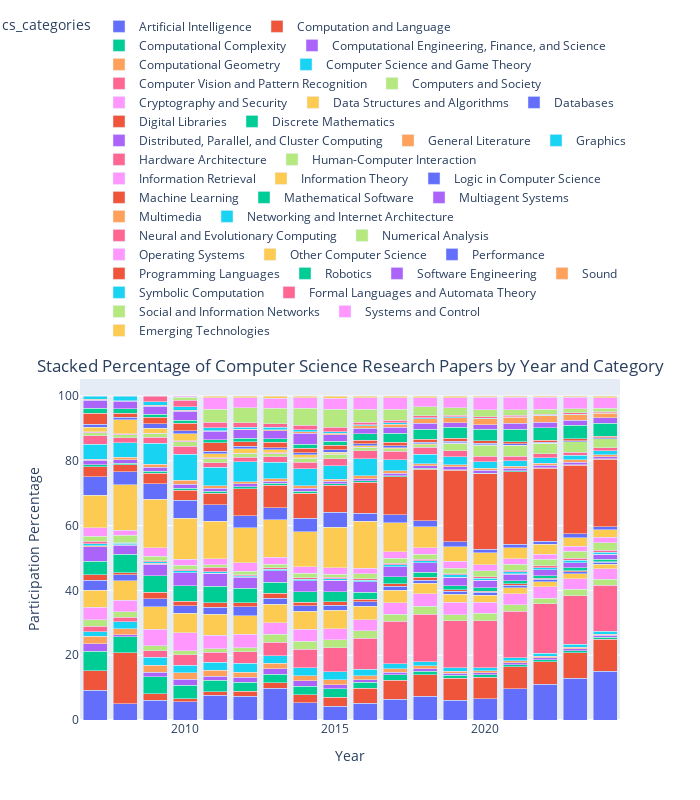

The notebook cell this image was saved under:
### Code cell
cs_arxiv_metadata_plot = cs_arxiv_metadata[['id', 'cs_categories', 'year']]
cs_arxiv_metadata_plot = cs_arxiv_metadata_plot.explode('cs_categories')

# Group by year and category, then count papers
cs_arxiv_metadata_plot = cs_arxiv_metadata_plot.groupby(['year', 'cs_categories']).size().reset_index(name='count')

# Plot stacked histogram using Plotly
# Calculate the total count per year for percentage calculation
total_per_year = cs_arxiv_metadata_plot.groupby('year')['count'].sum().reset_index()
total_per_year.columns = ['year', 'total_count']

# Merge the total counts with the grouped data
cs_arxiv_metadata_plot = pd.merge(cs_arxiv_metadata_plot, total_per_year, on='year')

# Calculate the percentage
cs_arxiv_metadata_plot['percentage'] = cs_arxiv_metadata_plot['count'] / cs_arxiv_metadata_plot['total_count'] * 100

# Plot stacked percentage plot using Plotly
fig = px.bar(cs_arxiv_metadata_plot, x='year', y='percentage', color='cs_categories',
             title='Stacked Percentage of Computer Science Research Papers by Year and Category',
             labels={'year': 'Year', 'percentage': 'Participation Percentage'},
             barmode='stack')

fig.update_layout(
    width=700,
    height=800,
    legend=dict(
        orientation="h",
        yanchor="bottom",
        y=1.1,
        xanchor="right",
        x=1
    ),
    title=dict(
        y=0.55,
        x=0.5,
        xanchor='center',
        yanchor='top'
    )
)

save_and_show(fig, "stacked_cs_research_per_year")

### Figure 1 — Plotly figure (JSON) as saved in the notebook; plotly's stock layout.template omitted (floating-point values rounded to 4 significant figures)
{"data": [{"alignmentgroup": "True", "hovertemplate": "cs_categories=Artificial Intelligence<br>Year=%{x}<br>Participation Percentage=%{y}<extra></extra>", "legendgroup": "Artificial Intelligence", "marker": {"color": "#636efa", "pattern": {"shape": ""}}, "name": "Artificial Intelligence", "offsetgroup": "Artificial Intelligence", "orientation": "v", "showlegend": true, "textposition": "auto", "type": "bar", "x": [2007, 2008, 2009, 2010, 2011, 2012, 2013, 2014, 2015, 2016, 2017, 2018, 2019, 2020, 2021, 2022, 2023, 2024], "xaxis": "x", "y": [9.116, 4.973, 6.027, 5.642, 7.57, 7.326, 9.851, 5.288, 4.224, 5.143, 6.467, 7.326, 6.104, 6.551, 9.686, 11.11, 12.89, 15.0], "yaxis": "y"}, {"alignmentgroup": "True", "hovertemplate": "cs_categories=Computation and Language<br>Year=%{x}<br>Participation Percentage=%{y}<extra></extra>", "legendgroup": "Computation and Language", "marker": {"color": "#EF553B", "pattern": {"shape": ""}}, "name": "Computation and Language", "offsetgroup": "Computation and Language", "orientation": "v", "showlegend": true, "textposition": "auto", "type": "bar", "x": [2007, 2008, 2009, 2010, 2011, 2012, 2013, 2014, 2015, 2016, 2017, 2018, 2019, 2020, 2021, 2022, 2023, 2024], "xaxis": "x", "y": [6.017, 15.79, 2.11, 0.9964, 1.108, 1.483, 1.721, 2.573, 2.727, 4.728, 5.788, 6.572, 6.752, 6.668, 6.74, 6.861, 7.818, 9.92], "yaxis": "y"}, {"alignmentgroup": "True", "hovertemplate": "cs_categories=Computational Complexity<br>Year=%{x}<br>Participation Percentage=%{y}<extra></extra>", "legendgroup": "Computational Complexity", "marker": {"color": "#00cc96", "pattern": {"shape": ""}}, "name": "Computational Complexity", "offsetgroup": "Computational Complexity", "orientation": "v", "showlegend": true, "textposition": "auto", "type": "bar", "x": [2007, 2008, 2009, 2010, 2011, 2012, 2013, 2014, 2015, 2016, 2017, 2018, 2019, 2020, 2021, 2022, 2023, 2024], "xaxis": "x", "y": [6.074, 4.885, 5.26, 4.167, 3.57, 2.899, 2.57, 2.61, 2.765, 1.765, 1.668, 1.197, 0.9313, 0.7705, 0.7021, 0.6687, 0.6669, 0.5764], "yaxis": "y"}, {"alignmentgroup": "True", "hovertemplate": "cs_categories=Computational Engineering, Finance, and Science<br>Year=%{x}<br>Participation Percentage=%{y}<extra></extra>", "legendgroup": "Computational Engineering, Finance, and Science", "marker": {"color": "#ab63fa", "pattern": {"shape": ""}}, "name": "Computational Engineering, Finance, and Science", "offsetgroup": "Computational Engineering, Finance, and Science", "orientation": "v", "showlegend": true, "textposition": "auto", "type": "bar", "x": [2007, 2008, 2009, 2010, 2011, 2012, 2013, 2014, 2015, 2016, 2017, 2018, 2019, 2020, 2021, 2022, 2023, 2024], "xaxis": "x", "y": [2.267, 0.7415, 1.391, 1.773, 1.237, 1.438, 1.727, 1.625, 1.23, 0.7865, 0.7472, 0.725, 0.5701, 0.619, 0.6107, 0.5907, 0.6568, 0.6587], "yaxis": "y"}, {"alignmentgroup": "True", "hovertemplate": "cs_categories=Computational Geometry<br>Year=%{x}<br>Participation Percentage=%{y}<extra></extra>", "legendgroup": "Computational Geometry", "marker": {"color": "#FFA15A", "pattern": {"shape": ""}}, "name": "Computational Geometry", "offsetgroup": "Computational Geometry", "orientation": "v", "showlegend": true, "textposition": "auto", "type": "bar", "x": [2007, 2008, 2009, 2010, 2011, 2012, 2013, 2014, 2015, 2016, 2017, 2018, 2019, 2020, 2021, 2022, 2023, 2024], "xaxis": "x", "y": [2.305, 1.788, 2.126, 2.019, 1.806, 1.632, 1.721, 1.52, 1.531, 1.187, 1.081, 0.8952, 0.703, 0.6392, 0.5526, 0.4785, 0.4069, 0.3608], "yaxis": "y"}, {"alignmentgroup": "True", "hovertemplate": "cs_categories=Computer Science and Game Theory<br>Year=%{x}<br>Participation Percentage=%{y}<extra></extra>", "legendgroup": "Computer Science and Game Theory", "marker": {"color": "#19d3f3", "pattern": {"shape": ""}}, "name": "Computer Science and Game Theory", "offsetgroup": "Computer Science and Game Theory", "orientation": "v", "showlegend": true, "textposition": "auto", "type": "bar", "x": [2007, 2008, 2009, 2010, 2011, 2012, 2013, 2014, 2015, 2016, 2017, 2018, 2019, 2020, 2021, 2022, 2023, 2024], "xaxis": "x", "y": [1.426, 2.225, 2.446, 2.316, 2.548, 2.81, 2.299, 2.542, 2.37, 1.988, 1.639, 1.249, 1.068, 0.9523, 0.9387, 0.9329, 0.9691, 0.9274], "yaxis": "y"}, {"alignmentgroup": "True", "hovertemplate": "cs_categories=Computer Vision and Pattern Recognition<br>Year=%{x}<br>Participation Percentage=%{y}<extra></extra>", "legendgroup": "Computer Vision and Pattern Recognition", "marker": {"color": "#FF6692", "pattern": {"shape": ""}}, "name": "Computer Vision and Pattern Recognition", "offsetgroup": "Computer Vision and Pattern Recognition", "orientation": "v", "showlegend": true, "textposition": "auto", "type": "bar", "x": [2007, 2008, 2009, 2010, 2011, 2012, 2013, 2014, 2015, 2016, 2017, 2018, 2019, 2020, 2021, 2022, 2023, 2024], "xaxis": "x", "y": [1.738, 1.374, 2.03, 3.235, 3.075, 3.443, 4.168, 5.613, 7.463, 9.609, 13.05, 14.74, 14.53, 14.5, 14.4, 15.23, 15.0, 14.2], "yaxis": "y"}, {"alignmentgroup": "True", "hovertemplate": "cs_categories=Computers and Society<br>Year=%{x}<br>Participation Percentage=%{y}<extra></extra>", "legendgroup": "Computers and Society", "marker": {"color": "#B6E880", "pattern": {"shape": ""}}, "name": "Computers and Society", "offsetgroup": "Computers and Society", "orientation": "v", "showlegend": true, "textposition": "auto", "type": "bar", "x": [2007, 2008, 2009, 2010, 2011, 2012, 2013, 2014, 2015, 2016, 2017, 2018, 2019, 2020, 2021, 2022, 2023, 2024], "xaxis": "x", "y": [1.993, 1.614, 1.599, 1.294, 1.054, 1.319, 2.405, 2.584, 2.494, 2.365, 2.242, 2.372, 1.858, 2.207, 1.968, 1.711, 1.902, 1.851], "yaxis": "y"}, {"alignmentgroup": "True", "hovertemplate": "cs_categories=Cryptography and Security<br>Year=%{x}<br>Participation Percentage=%{y}<extra></extra>", "legendgroup": "Cryptography and Security", "marker": {"color": "#FF97FF", "pattern": {"shape": ""}}, "name": "Cryptography and Security", "offsetgroup": "Cryptography and Security", "orientation": "v", "showlegend": true, "textposition": "auto", "type": "bar", "x": [2007, 2008, 2009, 2010, 2011, 2012, 2013, 2014, 2015, 2016, 2017, 2018, 2019, 2020, 2021, 2022, 2023, 2024], "xaxis": "x", "y": [3.882, 3.555, 5.036, 5.474, 4.183, 4.121, 3.608, 3.726, 3.359, 3.381, 3.481, 3.847, 3.761, 3.467, 3.427, 3.48, 3.287, 3.249], "yaxis": "y"}, {"alignmentgroup": "True", "hovertemplate": "cs_categories=Data Structures and Algorithms<br>Year=%{x}<br>Participation Percentage=%{y}<extra></extra>", "legendgroup": "Data Structures and Algorithms", "marker": {"color": "#FECB52", "pattern": {"shape": ""}}, "name": "Data Structures and Algorithms", "offsetgroup": "Data Structures and Algorithms", "orientation": "v", "showlegend": true, "textposition": "auto", "type": "bar", "x": [2007, 2008, 2009, 2010, 2011, 2012, 2013, 2014, 2015, 2016, 2017, 2018, 2019, 2020, 2021, 2022, 2023, 2024], "xaxis": "x", "y": [5.196, 5.998, 6.938, 6.004, 6.527, 5.694, 5.683, 5.555, 5.736, 4.197, 3.897, 3.265, 2.592, 2.204, 1.855, 1.653, 1.602, 1.343], "yaxis": "y"}, {"alignmentgroup": "True", "hovertemplate": "cs_categories=Databases<br>Year=%{x}<br>Participation Percentage=%{y}<extra></extra>", "legendgroup": "Databases", "marker": {"color": "#636efa", "pattern": {"shape": ""}}, "name": "Databases", "offsetgroup": "Databases", "orientation": "v", "showlegend": true, "textposition": "auto", "type": "bar", "x": [2007, 2008, 2009, 2010, 2011, 2012, 2013, 2014, 2015, 2016, 2017, 2018, 2019, 2020, 2021, 2022, 2023, 2024], "xaxis": "x", "y": [3.098, 1.854, 2.526, 2.355, 2.151, 2.78, 1.78, 1.583, 1.478, 1.283, 1.284, 1.012, 0.9244, 0.8331, 0.7329, 0.6788, 0.6282, 0.5487], "yaxis": "y"}, {"alignmentgroup": "True", "hovertemplate": "cs_categories=Digital Libraries<br>Year=%{x}<br>Participation Percentage=%{y}<extra></extra>", "legendgroup": "Digital Libraries", "marker": {"color": "#EF553B", "pattern": {"shape": ""}}, "name": "Digital Libraries", "offsetgroup": "Digital Libraries", "orientation": "v", "showlegend": true, "textposition": "auto", "type": "bar", "x": [2007, 2008, 2009, 2010, 2011, 2012, 2013, 2014, 2015, 2016, 2017, 2018, 2019, 2020, 2021, 2022, 2023, 2024], "xaxis": "x", "y": [1.71, 0.7197, 1.871, 1.32, 1.355, 1.297, 1.663, 1.169, 1.076, 0.7952, 0.7551, 0.834, 0.4387, 0.3928, 0.4143, 0.318, 0.2742, 0.2163], "yaxis": "y"}, {"alignmentgroup": "True", "hovertemplate": "cs_categories=Discrete Mathematics<br>Year=%{x}<br>Participation Percentage=%{y}<extra></extra>", "legendgroup": "Discrete Mathematics", "marker": {"color": "#00cc96", "pattern": {"shape": ""}}, "name": "Discrete Mathematics", "offsetgroup": "Discrete Mathematics", "orientation": "v", "showlegend": true, "textposition": "auto", "type": "bar", "x": [2007, 2008, 2009, 2010, 2011, 2012, 2013, 2014, 2015, 2016, 2017, 2018, 2019, 2020, 2021, 2022, 2023, 2024], "xaxis": "x", "y": [4.119, 5.714, 5.212, 4.801, 5.065, 4.472, 3.307, 3.197, 3.096, 2.281, 2.065, 1.626, 1.279, 0.9765, 0.9541, 0.8253, 0.8555, 0.7478], "yaxis": "y"}, {"alignmentgroup": "True", "hovertemplate": "cs_categories=Distributed, Parallel, and Cluster Computing<br>Year=%{x}<br>Participation Percentage=%{y}<extra></extra>", "legendgroup": "Distributed, Parallel, and Cluster Computing", "marker": {"color": "#ab63fa", "pattern": {"shape": ""}}, "name": "Distributed, Parallel, and Cluster Computing", "offsetgroup": "Distributed, Parallel, and Cluster Computing", "orientation": "v", "showlegend": true, "textposition": "auto", "type": "bar", "x": [2007, 2008, 2009, 2010, 2011, 2012, 2013, 2014, 2015, 2016, 2017, 2018, 2019, 2020, 2021, 2022, 2023, 2024], "xaxis": "x", "y": [4.572, 2.683, 3.533, 4.037, 4.011, 3.361, 3.549, 3.412, 3.6, 3.216, 3.157, 2.839, 2.597, 2.326, 2.083, 1.796, 1.64, 1.527], "yaxis": "y"}, {"alignmentgroup": "True", "hovertemplate": "cs_categories=General Literature<br>Year=%{x}<br>Participation Percentage=%{y}<extra></extra>", "legendgroup": "General Literature", "marker": {"color": "#FFA15A", "pattern": {"shape": ""}}, "name": "General Literature", "offsetgroup": "General Literature", "orientation": "v", "showlegend": true, "textposition": "auto", "type": "bar", "x": [2007, 2008, 2009, 2010, 2011, 2012, 2013, 2014, 2015, 2016, 2017, 2018, 2019, 2020, 2021, 2022, 2023, 2024], "xaxis": "x", "y": [0.2834, 0.2399, 0.2078, 0.03882, 0.05376, 0.08198, 0.06485, 0.01572, 0.01881, 0.01741, 0.02368, 0.0153, 0.01799, 0.01414, 0.01623, 0.02494, 0.008923, 0.004491], "yaxis": "y"}, {"alignmentgroup": "True", "hovertemplate": "cs_categories=Graphics<br>Year=%{x}<br>Participation Percentage=%{y}<extra></extra>", "legendgroup": "Graphics", "marker": {"color": "#19d3f3", "pattern": {"shape": ""}}, "name": "Graphics", "offsetgroup": "Graphics", "orientation": "v", "showlegend": true, "textposition": "auto", "type": "bar", "x": [2007, 2008, 2009, 2010, 2011, 2012, 2013, 2014, 2015, 2016, 2017, 2018, 2019, 2020, 2021, 2022, 2023, 2024], "xaxis": "x", "y": [0.5384, 0.458, 0.4636, 0.5305, 0.4086, 0.3428, 0.4834, 0.4245, 0.4852, 0.4353, 0.6078, 0.6312, 0.6338, 0.6584, 0.621, 0.7224, 0.7448, 0.6954], "yaxis": "y"}, {"alignmentgroup": "True", "hovertemplate": "cs_categories=Hardware Architecture<br>Year=%{x}<br>Participation Percentage=%{y}<extra></extra>", "legendgroup": "Hardware Architecture", "marker": {"color": "#FF6692", "pattern": {"shape": ""}}, "name": "Hardware Architecture", "offsetgroup": "Hardware Architecture", "orientation": "v", "showlegend": true, "textposition": "auto", "type": "bar", "x": [2007, 2008, 2009, 2010, 2011, 2012, 2013, 2014, 2015, 2016, 2017, 2018, 2019, 2020, 2021, 2022, 2023, 2024], "xaxis": "x", "y": [0.7841, 0.1527, 0.3197, 0.4788, 1.505, 0.395, 0.3773, 0.5083, 0.3573, 0.4208, 0.4867, 0.4514, 0.321, 0.4756, 0.5637, 0.5962, 0.5699, 0.5734], "yaxis": "y"}, {"alignmentgroup": "True", "hovertemplate": "cs_categories=Human-Computer Interaction<br>Year=%{x}<br>Participation Percentage=%{y}<extra></extra>", "legendgroup": "Human-Computer Interaction", "marker": {"color": "#B6E880", "pattern": {"shape": ""}}, "name": "Human-Computer Interaction", "offsetgroup": "Human-Computer Interaction", "orientation": "v", "showlegend": true, "textposition": "auto", "type": "bar", "x": [2007, 2008, 2009, 2010, 2011, 2012, 2013, 2014, 2015, 2016, 2017, 2018, 2019, 2020, 2021, 2022, 2023, 2024], "xaxis": "x", "y": [1.653, 2.225, 1.487, 1.216, 0.7742, 1.043, 1.156, 1.294, 1.042, 1.509, 1.555, 1.59, 1.817, 1.822, 1.821, 1.918, 2.174, 2.386], "yaxis": "y"}, {"alignmentgroup": "True", "hovertemplate": "cs_categories=Information Retrieval<br>Year=%{x}<br>Participation Percentage=%{y}<extra></extra>", "legendgroup": "Information Retrieval", "marker": {"color": "#FF97FF", "pattern": {"shape": ""}}, "name": "Information Retrieval", "offsetgroup": "Information Retrieval", "orientation": "v", "showlegend": true, "textposition": "auto", "type": "bar", "x": [2007, 2008, 2009, 2010, 2011, 2012, 2013, 2014, 2015, 2016, 2017, 2018, 2019, 2020, 2021, 2022, 2023, 2024], "xaxis": "x", "y": [2.588, 1.549, 2.558, 1.967, 1.72, 2.608, 2.152, 2.07, 1.922, 1.704, 1.968, 1.993, 2.094, 1.906, 1.766, 1.654, 1.599, 1.65], "yaxis": "y"}, {"alignmentgroup": "True", "hovertemplate": "cs_categories=Information Theory<br>Year=%{x}<br>Participation Percentage=%{y}<extra></extra>", "legendgroup": "Information Theory", "marker": {"color": "#FECB52", "pattern": {"shape": ""}}, "name": "Information Theory", "offsetgroup": "Information Theory", "orientation": "v", "showlegend": true, "textposition": "auto", "type": "bar", "x": [2007, 2008, 2009, 2010, 2011, 2012, 2013, 2014, 2015, 2016, 2017, 2018, 2019, 2020, 2021, 2022, 2023, 2024], "xaxis": "x", "y": [10.07, 14.15, 15.06, 12.63, 11.67, 10.83, 11.51, 10.84, 12.53, 14.47, 8.901, 6.439, 4.503, 3.613, 3.283, 2.962, 2.496, 2.262], "yaxis": "y"}, {"alignmentgroup": "True", "hovertemplate": "cs_categories=Logic in Computer Science<br>Year=%{x}<br>Participation Percentage=%{y}<extra></extra>", "legendgroup": "Logic in Computer Science", "marker": {"color": "#636efa", "pattern": {"shape": ""}}, "name": "Logic in Computer Science", "offsetgroup": "Logic in Computer Science", "orientation": "v", "showlegend": true, "textposition": "auto", "type": "bar", "x": [2007, 2008, 2009, 2010, 2011, 2012, 2013, 2014, 2015, 2016, 2017, 2018, 2019, 2020, 2021, 2022, 2023, 2024], "xaxis": "x", "y": [5.592, 4.013, 4.732, 5.551, 5.032, 3.652, 3.714, 4.088, 4.645, 2.516, 2.544, 1.823, 1.591, 1.17, 1.122, 0.9368, 1.273, 0.9843], "yaxis": "y"}, {"alignmentgroup": "True", "hovertemplate": "cs_categories=Machine Learning<br>Year=%{x}<br>Participation Percentage=%{y}<extra></extra>", "legendgroup": "Machine Learning", "marker": {"color": "#EF553B", "pattern": {"shape": ""}}, "name": "Machine Learning", "offsetgroup": "Machine Learning", "orientation": "v", "showlegend": true, "textposition": "auto", "type": "bar", "x": [2007, 2008, 2009, 2010, 2011, 2012, 2013, 2014, 2015, 2016, 2017, 2018, 2019, 2020, 2021, 2022, 2023, 2024], "xaxis": "x", "y": [3.146, 2.094, 3.229, 3.119, 3.591, 8.295, 6.915, 7.719, 8.283, 9.563, 11.68, 15.97, 22.0, 23.24, 22.44, 22.54, 21.2, 20.8], "yaxis": "y"}, {"alignmentgroup": "True", "hovertemplate": "cs_categories=Mathematical Software<br>Year=%{x}<br>Participation Percentage=%{y}<extra></extra>", "legendgroup": "Mathematical Software", "marker": {"color": "#00cc96", "pattern": {"shape": ""}}, "name": "Mathematical Software", "offsetgroup": "Mathematical Software", "orientation": "v", "showlegend": true, "textposition": "auto", "type": "bar", "x": [2007, 2008, 2009, 2010, 2011, 2012, 2013, 2014, 2015, 2016, 2017, 2018, 2019, 2020, 2021, 2022, 2023, 2024], "xaxis": "x", "y": [0.6046, 0.3926, 0.6235, 0.647, 0.5269, 0.7006, 0.6072, 0.6551, 0.5416, 0.4353, 0.3368, 0.2869, 0.1827, 0.1929, 0.2093, 0.1496, 0.1309, 0.1018], "yaxis": "y"}, {"alignmentgroup": "True", "hovertemplate": "cs_categories=Multiagent Systems<br>Year=%{x}<br>Participation Percentage=%{y}<extra></extra>", "legendgroup": "Multiagent Systems", "marker": {"color": "#ab63fa", "pattern": {"shape": ""}}, "name": "Multiagent Systems", "offsetgroup": "Multiagent Systems", "orientation": "v", "showlegend": true, "textposition": "auto", "type": "bar", "x": [2007, 2008, 2009, 2010, 2011, 2012, 2013, 2014, 2015, 2016, 2017, 2018, 2019, 2020, 2021, 2022, 2023, 2024], "xaxis": "x", "y": [1.341, 1.091, 1.311, 1.152, 0.9462, 0.8496, 0.6957, 0.9852, 0.6658, 0.7488, 0.7788, 0.7154, 0.8455, 0.8473, 0.8277, 0.7973, 0.8293, 0.7246], "yaxis": "y"}, {"alignmentgroup": "True", "hovertemplate": "cs_categories=Multimedia<br>Year=%{x}<br>Participation Percentage=%{y}<extra></extra>", "legendgroup": "Multimedia", "marker": {"color": "#FFA15A", "pattern": {"shape": ""}}, "name": "Multimedia", "offsetgroup": "Multimedia", "orientation": "v", "showlegend": true, "textposition": "auto", "type": "bar", "x": [2007, 2008, 2009, 2010, 2011, 2012, 2013, 2014, 2015, 2016, 2017, 2018, 2019, 2020, 2021, 2022, 2023, 2024], "xaxis": "x", "y": [0.4251, 0.807, 0.8313, 1.178, 0.8925, 0.7229, 0.7075, 0.7651, 0.7372, 0.7952, 0.8051, 0.7173, 0.6324, 0.6372, 0.621, 0.6796, 0.7246, 0.6093], "yaxis": "y"}, {"alignmentgroup": "True", "hovertemplate": "cs_categories=Networking and Internet Architecture<br>Year=%{x}<br>Participation Percentage=%{y}<extra></extra>", "legendgroup": "Networking and Internet Architecture", "marker": {"color": "#19d3f3", "pattern": {"shape": ""}}, "name": "Networking and Internet Architecture", "offsetgroup": "Networking and Internet Architecture", "orientation": "v", "showlegend": true, "textposition": "auto", "type": "bar", "x": [2007, 2008, 2009, 2010, 2011, 2012, 2013, 2014, 2015, 2016, 2017, 2018, 2019, 2020, 2021, 2022, 2023, 2024], "xaxis": "x", "y": [4.6, 4.471, 6.427, 8.049, 5.688, 6.096, 5.176, 5.167, 4.066, 5.294, 3.386, 2.94, 2.47, 2.031, 1.709, 1.601, 1.312, 1.148], "yaxis": "y"}, {"alignmentgroup": "True", "hovertemplate": "cs_categories=Neural and Evolutionary Computing<br>Year=%{x}<br>Participation Percentage=%{y}<extra></extra>", "legendgroup": "Neural and Evolutionary Computing", "marker": {"color": "#FF6692", "pattern": {"shape": ""}}, "name": "Neural and Evolutionary Computing", "offsetgroup": "Neural and Evolutionary Computing", "orientation": "v", "showlegend": true, "textposition": "auto", "type": "bar", "x": [2007, 2008, 2009, 2010, 2011, 2012, 2013, 2014, 2015, 2016, 2017, 2018, 2019, 2020, 2021, 2022, 2023, 2024], "xaxis": "x", "y": [2.617, 1.505, 1.982, 2.562, 1.387, 1.401, 1.574, 2.112, 2.283, 2.505, 2.552, 2.163, 1.915, 1.678, 1.298, 1.23, 1.045, 0.9873], "yaxis": "y"}, {"alignmentgroup": "True", "hovertemplate": "cs_categories=Numerical Analysis<br>Year=%{x}<br>Participation Percentage=%{y}<extra></extra>", "legendgroup": "Numerical Analysis", "marker": {"color": "#B6E880", "pattern": {"shape": ""}}, "name": "Numerical Analysis", "offsetgroup": "Numerical Analysis", "orientation": "v", "showlegend": true, "textposition": "auto", "type": "bar", "x": [2007, 2008, 2009, 2010, 2011, 2012, 2013, 2014, 2015, 2016, 2017, 2018, 2019, 2020, 2021, 2022, 2023, 2024], "xaxis": "x", "y": [0.9163, 0.9597, 1.007, 1.268, 1.161, 1.133, 1.049, 1.163, 1.332, 0.9084, 0.7235, 0.6657, 2.11, 3.413, 3.364, 3.167, 3.134, 2.74], "yaxis": "y"}, {"alignmentgroup": "True", "hovertemplate": "cs_categories=Operating Systems<br>Year=%{x}<br>Participation Percentage=%{y}<extra></extra>", "legendgroup": "Operating Systems", "marker": {"color": "#FF97FF", "pattern": {"shape": ""}}, "name": "Operating Systems", "offsetgroup": "Operating Systems", "orientation": "v", "showlegend": true, "textposition": "auto", "type": "bar", "x": [2007, 2008, 2009, 2010, 2011, 2012, 2013, 2014, 2015, 2016, 2017, 2018, 2019, 2020, 2021, 2022, 2023, 2024], "xaxis": "x", "y": [0.3306, 0.4144, 0.2238, 0.3364, 0.3118, 0.164, 0.2358, 0.1939, 0.1505, 0.1161, 0.1237, 0.09373, 0.119, 0.08887, 0.06406, 0.06001, 0.06544, 0.05764], "yaxis": "y"}, {"alignmentgroup": "True", "hovertemplate": "cs_categories=Other Computer Science<br>Year=%{x}<br>Participation Percentage=%{y}<extra></extra>", "legendgroup": "Other Computer Science", "marker": {"color": "#FECB52", "pattern": {"shape": ""}}, "name": "Other Computer Science", "offsetgroup": "Other Computer Science", "orientation": "v", "showlegend": true, "textposition": "auto", "type": "bar", "x": [2007, 2008, 2009, 2010, 2011, 2012, 2013, 2014, 2015, 2016, 2017, 2018, 2019, 2020, 2021, 2022, 2023, 2024], "xaxis": "x", "y": [1.304, 4.188, 1.503, 2.2, 1.215, 1.386, 0.8843, 0.8228, 0.5153, 0.4382, 0.2763, 0.2276, 0.1674, 0.1111, 0.07517, 0.05689, 0.04045, 0.0262], "yaxis": "y"}, {"alignmentgroup": "True", "hovertemplate": "cs_categories=Performance<br>Year=%{x}<br>Participation Percentage=%{y}<extra></extra>", "legendgroup": "Performance", "marker": {"color": "#636efa", "pattern": {"shape": ""}}, "name": "Performance", "offsetgroup": "Performance", "orientation": "v", "showlegend": true, "textposition": "auto", "type": "bar", "x": [2007, 2008, 2009, 2010, 2011, 2012, 2013, 2014, 2015, 2016, 2017, 2018, 2019, 2020, 2021, 2022, 2023, 2024], "xaxis": "x", "y": [1.001, 0.8506, 1.439, 0.8929, 0.8817, 0.7602, 0.6603, 0.6603, 0.6357, 0.6472, 0.5446, 0.4667, 0.5051, 0.4514, 0.3605, 0.3032, 0.2689, 0.2305], "yaxis": "y"}, {"alignmentgroup": "True", "hovertemplate": "cs_categories=Programming Languages<br>Year=%{x}<br>Participation Percentage=%{y}<extra></extra>", "legendgroup": "Programming Languages", "marker": {"color": "#EF553B", "pattern": {"shape": ""}}, "name": "Programming Languages", "offsetgroup": "Programming Languages", "orientation": "v", "showlegend": true, "textposition": "auto", "type": "bar", "x": [2007, 2008, 2009, 2010, 2011, 2012, 2013, 2014, 2015, 2016, 2017, 2018, 2019, 2020, 2021, 2022, 2023, 2024], "xaxis": "x", "y": [3.382, 1.287, 1.871, 2.342, 2.495, 1.394, 1.786, 1.431, 1.467, 1.167, 1.181, 1.02, 0.876, 0.6887, 0.6457, 0.5541, 0.5568, 0.482], "yaxis": "y"}, {"alignmentgroup": "True", "hovertemplate": "cs_categories=Robotics<br>Year=%{x}<br>Participation Percentage=%{y}<extra></extra>", "legendgroup": "Robotics", "marker": {"color": "#00cc96", "pattern": {"shape": ""}}, "name": "Robotics", "offsetgroup": "Robotics", "orientation": "v", "showlegend": true, "textposition": "auto", "type": "bar", "x": [2007, 2008, 2009, 2010, 2011, 2012, 2013, 2014, 2015, 2016, 2017, 2018, 2019, 2020, 2021, 2022, 2023, 2024], "xaxis": "x", "y": [1.578, 1.243, 0.9912, 0.8799, 0.9785, 1.006, 0.9904, 1.221, 1.283, 1.994, 2.736, 3.108, 3.407, 3.588, 3.952, 3.977, 4.187, 4.007], "yaxis": "y"}, {"alignmentgroup": "True", "hovertemplate": "cs_categories=Software Engineering<br>Year=%{x}<br>Participation Percentage=%{y}<extra></extra>", "legendgroup": "Software Engineering", "marker": {"color": "#ab63fa", "pattern": {"shape": ""}}, "name": "Software Engineering", "offsetgroup": "Software Engineering", "orientation": "v", "showlegend": true, "textposition": "auto", "type": "bar", "x": [2007, 2008, 2009, 2010, 2011, 2012, 2013, 2014, 2015, 2016, 2017, 2018, 2019, 2020, 2021, 2022, 2023, 2024], "xaxis": "x", "y": [2.494, 2.421, 2.51, 2.769, 2.57, 2.631, 2.523, 3.459, 2.024, 1.59, 1.86, 1.821, 1.499, 1.41, 1.817, 1.589, 1.601, 1.749], "yaxis": "y"}, {"alignmentgroup": "True", "hovertemplate": "cs_categories=Sound<br>Year=%{x}<br>Participation Percentage=%{y}<extra></extra>", "legendgroup": "Sound", "marker": {"color": "#FFA15A", "pattern": {"shape": ""}}, "name": "Sound", "offsetgroup": "Sound", "orientation": "v", "showlegend": true, "textposition": "auto", "type": "bar", "x": [2007, 2008, 2009, 2010, 2011, 2012, 2013, 2014, 2015, 2016, 2017, 2018, 2019, 2020, 2021, 2022, 2023, 2024], "xaxis": "x", "y": [0.1795, 0.1091, 0.2398, 0.3235, 0.2688, 0.2012, 0.283, 0.3302, 0.4589, 0.7662, 0.9551, 1.414, 1.537, 1.796, 1.837, 2.05, 1.743, 1.39], "yaxis": "y"}, {"alignmentgroup": "True", "hovertemplate": "cs_categories=Symbolic Computation<br>Year=%{x}<br>Participation Percentage=%{y}<extra></extra>", "legendgroup": "Symbolic Computation", "marker": {"color": "#19d3f3", "pattern": {"shape": ""}}, "name": "Symbolic Computation", "offsetgroup": "Symbolic Computation", "orientation": "v", "showlegend": true, "textposition": "auto", "type": "bar", "x": [2007, 2008, 2009, 2010, 2011, 2012, 2013, 2014, 2015, 2016, 2017, 2018, 2019, 2020, 2021, 2022, 2023, 2024], "xaxis": "x", "y": [1.058, 1.461, 1.151, 1.19, 0.914, 0.5664, 0.6957, 0.7075, 0.4326, 0.4063, 0.371, 0.2965, 0.2422, 0.1989, 0.1674, 0.1785, 0.1499, 0.1647], "yaxis": "y"}, {"alignmentgroup": "True", "hovertemplate": "cs_categories=Formal Languages and Automata Theory<br>Year=%{x}<br>Participation Percentage=%{y}<extra></extra>", "legendgroup": "Formal Languages and Automata Theory", "marker": {"color": "#FF6692", "pattern": {"shape": ""}}, "name": "Formal Languages and Automata Theory", "offsetgroup": "Formal Languages and Automata Theory", "orientation": "v", "showlegend": true, "textposition": "auto", "type": "bar", "x": [2009, 2010, 2011, 2012, 2013, 2014, 2015, 2016, 2017, 2018, 2019, 2020, 2021, 2022, 2023, 2024], "xaxis": "x", "y": [1.727, 1.876, 1.634, 1.379, 1.226, 1.415, 1.298, 0.7807, 0.7577, 0.5375, 0.5425, 0.4171, 0.3613, 0.3265, 0.3986, 0.2942], "yaxis": "y"}, {"alignmentgroup": "True", "hovertemplate": "cs_categories=Social and Information Networks<br>Year=%{x}<br>Participation Percentage=%{y}<extra></extra>", "legendgroup": "Social and Information Networks", "marker": {"color": "#B6E880", "pattern": {"shape": ""}}, "name": "Social and Information Networks", "offsetgroup": "Social and Information Networks", "orientation": "v", "showlegend": true, "textposition": "auto", "type": "bar", "x": [2010, 2011, 2012, 2013, 2014, 2015, 2016, 2017, 2018, 2019, 2020, 2021, 2022, 2023, 2024], "xaxis": "x", "y": [0.9964, 4.097, 4.725, 4.699, 5.141, 5.646, 3.924, 3.51, 2.743, 2.282, 2.187, 1.712, 1.453, 1.295, 1.121], "yaxis": "y"}, {"alignmentgroup": "True", "hovertemplate": "cs_categories=Systems and Control<br>Year=%{x}<br>Participation Percentage=%{y}<extra></extra>", "legendgroup": "Systems and Control", "marker": {"color": "#FF97FF", "pattern": {"shape": ""}}, "name": "Systems and Control", "offsetgroup": "Systems and Control", "orientation": "v", "showlegend": true, "textposition": "auto", "type": "bar", "x": [2010, 2011, 2012, 2013, 2014, 2015, 2016, 2017, 2018, 2019, 2020, 2021, 2022, 2023, 2024], "xaxis": "x", "y": [0.3753, 3.516, 3.071, 3.119, 3.223, 3.397, 3.532, 3.433, 2.789, 3.062, 3.84, 3.893, 3.757, 3.441, 3.14], "yaxis": "y"}, {"alignmentgroup": "True", "hovertemplate": "cs_categories=Emerging Technologies<br>Year=%{x}<br>Participation Percentage=%{y}<extra></extra>", "legendgroup": "Emerging Technologies", "marker": {"color": "#FECB52", "pattern": {"shape": ""}}, "name": "Emerging Technologies", "offsetgroup": "Emerging Technologies", "orientation": "v", "showlegend": true, "textposition": "auto", "type": "bar", "x": [2011, 2012, 2013, 2014, 2015, 2016, 2017, 2018, 2019, 2020, 2021, 2022, 2023, 2024], "xaxis": "x", "y": [0.5054, 0.4919, 0.6603, 0.5974, 0.6394, 0.5892, 0.5841, 0.5758, 0.5134, 0.4181, 0.3938, 0.3842, 0.4158, 0.5487], "yaxis": "y"}], "layout": {"barmode": "stack", "height": 800, "legend": {"orientation": "h", "title": {"text": "cs_categories"}, "tracegroupgap": 0, "x": 1, "xanchor": "right", "y": 1.1, "yanchor": "bottom"}, "title": {"text": "Stacked Percentage of Computer Science Research Papers by Year and Category", "x": 0.5, "xanchor": "center", "y": 0.55, "yanchor": "top"}, "width": 700, "xaxis": {"anchor": "y", "autorange": true, "domain": [0, 1], "range": [2006.0, 2024.0], "title": {"text": "Year"}, "type": "linear"}, "yaxis": {"anchor": "x", "autorange": true, "domain": [0, 1], "range": [0, 105.3], "title": {"text": "Participation Percentage"}, "type": "linear"}}}
